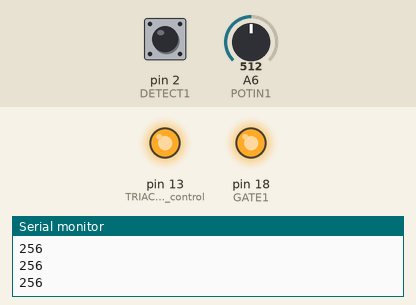
The program below on a simulated Arduino Nano, built with avr-gcc and run on an emulated ATmega328P. Parts: output pins drawn as LEDs (lit = HIGH), the last lines printed to the serial monitor. Inputs (shaded band) come from the test bench; at power-on: A6 (POTIN1) = 512, pin 2 (DETECT1) HIGH.

Above: at 1.2 s.
1.3 s: A6 (POTIN1) set to 274
2.8 s: A6 (POTIN1) set to 249
At 3.7 s:
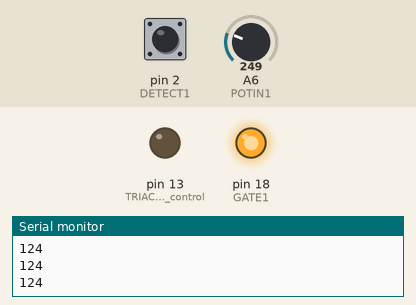
4.3 s: pin 2 (DETECT1) pulled LOW for 0.15 s
At 5.0 s:
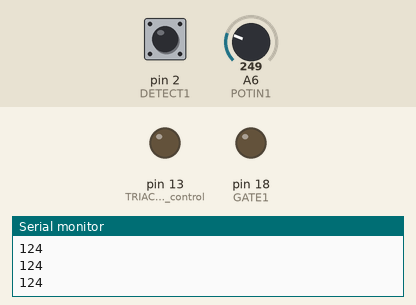
5.9 s: A6 (POTIN1) set to 306
At 6.9 s:
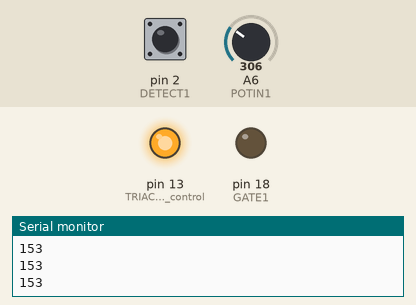
7.4 s: A6 (POTIN1) set to 122
At 8.0 s:
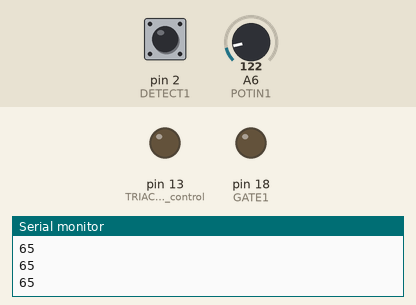
8.9 s: A6 (POTIN1) set to 493
At 9.5 s:
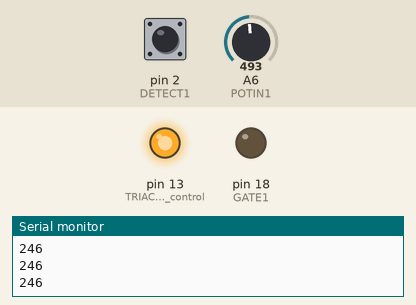
Timing chart, 0 to 11.4 s (numbered marks = the images above; inputs shaded):
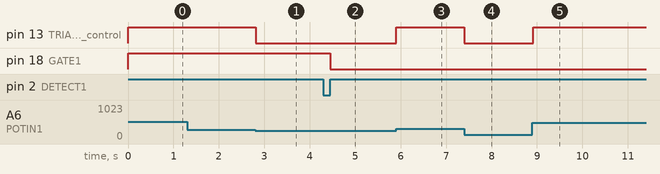

Measured:
- the behaviour switches between 256 and 255 on A6 (POTIN1) (found by bisection; images 0 and 1)
- after the input at 2.8 s, pin 13 (TRIAC_gate_control): HIGH → LOW at once
- after the input at 4.3 s, pin 18 (GATE1): HIGH → LOW after 0.15 s
- after the input at 5.9 s, pin 13 (TRIAC_gate_control): LOW → HIGH at once
- after the input at 7.4 s, pin 13 (TRIAC_gate_control): HIGH → LOW at once
- after the input at 8.9 s, pin 13 (TRIAC_gate_control): LOW → HIGH at once

The program:

main.cpp
```cpp
// Based in AC Control v1.1 (http://playground.arduino.cc/Main/ACPhaseControl)
//
//
// AC Phase control is accomplished using the internal
// hardware timer1 in the Arduino
//
// Timing Sequence
// * timer is set up but disabled
// * zero crossing detected on pin DETECT
// * timer starts counting from zero
// * comparator set to "delay to on" value
// * counter reaches comparator value
// * comparator ISR turns on TRIAC gate
// * counter set to overflow - pulse width
// * counter reaches overflow
// * overflow ISR turns off TRIAC gate
// * TRIAC stops conducting at next zero cross

// For the Arduino Uno, Nano and Atmega328
// The hardware timer runs at 16MHz. Using a
// divide by 256 on the counter each count is
// 16 microseconds.  1/2 wave of a 60Hz AC signal
// is about 520 counts (8,333 microseconds).

// For the Attiny45,Attiny861
// The hardware timer runs at 1MHz, Using a
// divide by 32 on the counter each count is
// 16 microseconds. 1/2 wave of a 60Hz AC signal
// is about 32 counts (8,333 microseconds).

#include <Arduino.h>
#include <EnableInterrupt.h>

#ifdef DEBUG
#include <avr_mcu_section.h>
AVR_MCU(F_CPU, "attiny45");
#endif

#define MODE RISING

//Pin Mapping
#ifdef ATTINY45
#define DETECT1 4 //zero cross detect
#define GATE1 1   //TRIAC gate
#define POTIN1 A1 // pin 4 Potentiometer input

#elif NANO
#define DETECT1 2 //zero cross detect
#define GATE1 18  //TRIAC gate
#define POTIN1 A6 // Potentiometer input
#endif

//constants
#define MINV 65
#define MAXV 483
#define POWER_OFF 470
#define PULSE 4 //trigger pulse width (counts)

//variables
volatile int i = 100;

//Interrupt Service Routines

void zeroCrossingInterrupt()
{ //zero cross detect
#ifdef NANO
  if (i < POWER_OFF) //power of in software
    TCCR1B = 0x04;   //start timer with divide by 256 input
#elif ATTINY45
  TCCR1 = 0x06; //start timer with divide by 32 input
#endif
  TCNT1 = 0; //reset timer - count from zero
}

void setup()
{
  // set up pins
  Serial.begin(9600);
  Serial.println("inicio");

  pinMode(POTIN1, INPUT);     // Analog read
  digitalWrite(POTIN1, HIGH); //enable pull-up resistor

  pinMode(GATE1, OUTPUT);       //TRIAC gate control
  pinMode(LED_BUILTIN, OUTPUT); //TRIAC gate control
  pinMode(DETECT1, INPUT);      //zero cross detect
  digitalWrite(DETECT1, HIGH);  //enable pull-up resistor

  // set up Timer1
  OCR1A = 255; //initialize the comparator
#ifdef NANO
  //(see ATMEGA 328 data sheet pg 134 for more details)
  TIMSK1 = 0x03; //enable comparator A and overflow interrupts
  TCCR1A = 0x00; //timer control registers set for
  TCCR1B = 0x00; //normal operation, timer disabled
#elif ATTINY45
  TIMSK = 0x44; //enable comparator A and overflow interrupts
  TCCR1 = 0x00; //timer control registers set for
                //normal operation, timer disabled
#endif

  // set up zero crossing interrupt
  //TODO: not use library?
  enableInterrupt(DETECT1, zeroCrossingInterrupt, MODE);
}

ISR(TIMER1_COMPA_vect)
{                            //comparator match
                             // Serial.println("d");
  digitalWrite(GATE1, HIGH); //set TRIAC gate to high
  //OCR1A = 0x00;
  TCNT1 = 65536 - PULSE; //trigger pulse width
}

ISR(TIMER1_OVF_vect)
{                           //timer1 overflow
                            // Serial.println("low");
  digitalWrite(GATE1, LOW); //turn off TRIAC gate
#ifdef NANO
  TCCR1B = 0x00; //disable timer stopd unintended triggers
#elif ATTINY45
  TCCR1 = 0x00; //disable timer stopd unintended triggers
#endif
}

void loop()
{
  i = analogRead(POTIN1) >> 1; //set the compare register brightness desired.
  if (i < MINV)
    i = MINV;
  if (i > MAXV)
    i = MAXV;
  // i = 128;
  // Serial.println(analogRead(GATE1));
  Serial.println(i);
  analogWrite(LED_BUILTIN, i);
  OCR1A = i;
  // int a = digitalRead(DETECT1);
  // digitalWrite(17,a);
  delay(15);
}
```
